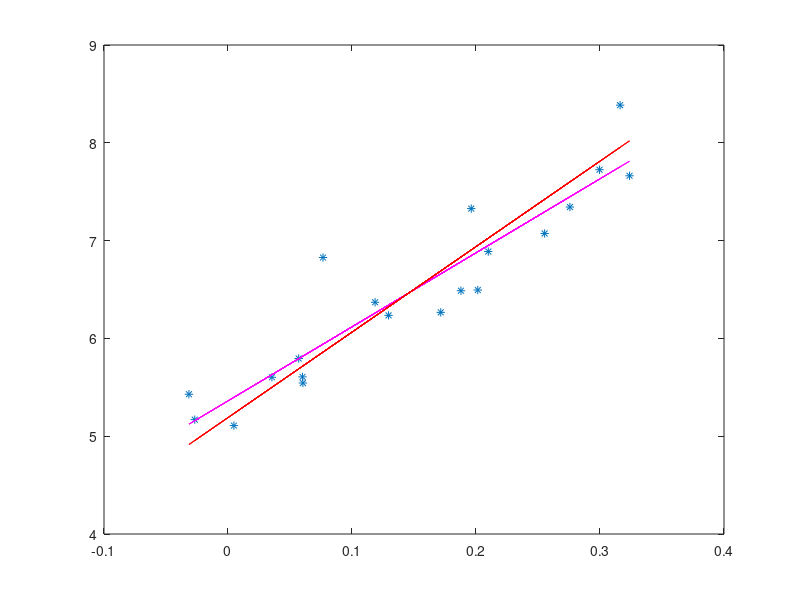

The MATLAB source for this figure:
function line_fit 
    
    load linjepunkter
    
    [y2, err1, err2] = least_squares(x,y);
    [y3, err3, err4] = total_least_squares(x,y);
    
    figure
    plot(x,y,'*', x, y2, 'm', x, y3, 'r')
    
    disp(['Least squares errors: ' num2str(err1) ' (in y-direction), ' num2str(err2) ' (in orthogonal direction)'])
    disp(['Total least squares errors: ' num2str(err3) ' (in y-direction), ' num2str(err4) ' (in orthogonal direction)'])
    
end

function [y2, err1, err2] = least_squares(x,y) 
    l = ones(20,1);
    A = [x', l];
    p = A\y';
    y2 = p(1,1)*x+p(2,1);
    err1 = least_squares_error(y2,y);
    err2 = total_least_squares_error(p,x,y);
end

function [y2, err1, err2] = total_least_squares(x,y) 
    len = length(x);
    
    yMean = sum(y)/len;
    xMean = sum(x)/len;
    
    sxy = sum(x.*y);
    sy2 = sum(y.^2);
    sx2 = sum(x.^2);
    
    B = 0.5.*(((sy2-len.*yMean.^2)-(sx2-len.*xMean.^2))./(len.*xMean.*yMean-sxy));
    
    b1 = -B+(B.^2+1).^0.5;
    b2 = -B-(B.^2+1).^0.5;
    
    a1 = yMean-b1.*xMean;
    a2 = yMean-b2.*xMean;
    
    R = corrcoef(x,y);
    
    if R(1,2) > 0 
        p = [b1 a1];
    end
    if R(1,2) < 0
        p = [b2 a2];
    end   
    
    y2 = p(1,1)*x+p(1,2);
    
    err1 = least_squares_error(y2,y);
    err2 = total_least_squares_error(p,x,y);

end

function err = least_squares_error(l,y)
    err = sum((l-y).^2);
end

function err = total_least_squares_error(p,x,y)
    err = 0;
    for i = 1:length(x)
       d = abs(p(1)*x(i)+-1*y(i)+p(2))/sqrt(p(1)^2+1);
       err = err + d^2;
    end
end